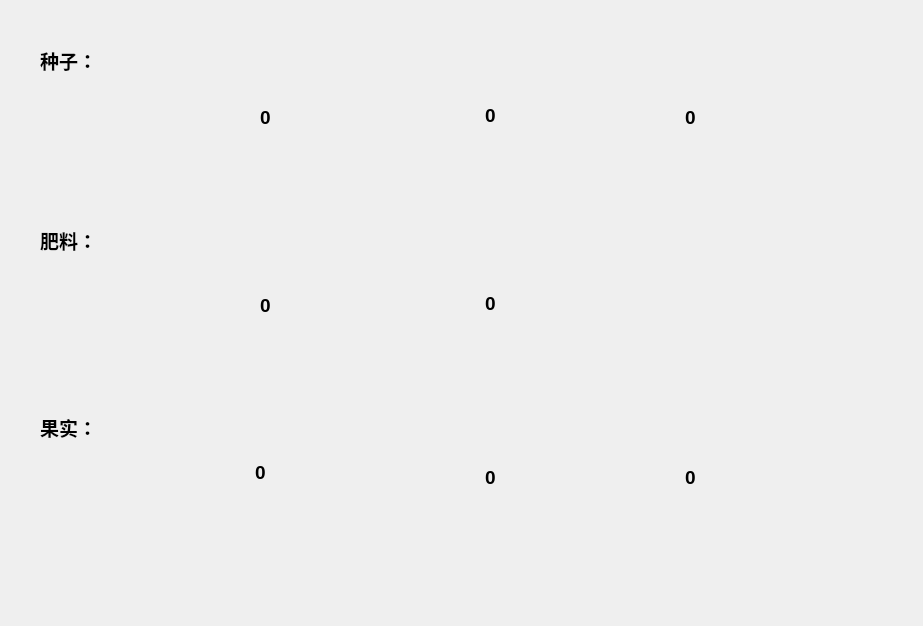
<?xml version="1.0" encoding="UTF-8"?>
<ui version="4.0">
 <class>FarmBackpack</class>
 <widget class="QWidget" name="FarmBackpack">
  <property name="geometry">
   <rect>
    <x>0</x>
    <y>0</y>
    <width>923</width>
    <height>626</height>
   </rect>
  </property>
  <property name="windowTitle">
   <string>Form</string>
  </property>
  <widget class="QLabel" name="label">
   <property name="geometry">
    <rect>
     <x>40</x>
     <y>40</y>
     <width>101</width>
     <height>41</height>
    </rect>
   </property>
   <property name="font">
    <font>
     <pointsize>14</pointsize>
     <weight>75</weight>
     <bold>true</bold>
    </font>
   </property>
   <property name="text">
    <string>种子：</string>
   </property>
  </widget>
  <widget class="QLabel" name="label_2">
   <property name="geometry">
    <rect>
     <x>40</x>
     <y>220</y>
     <width>101</width>
     <height>41</height>
    </rect>
   </property>
   <property name="font">
    <font>
     <pointsize>14</pointsize>
     <weight>75</weight>
     <bold>true</bold>
    </font>
   </property>
   <property name="text">
    <string>肥料：</string>
   </property>
  </widget>
  <widget class="QLabel" name="label_3">
   <property name="geometry">
    <rect>
     <x>40</x>
     <y>407</y>
     <width>101</width>
     <height>41</height>
    </rect>
   </property>
   <property name="font">
    <font>
     <pointsize>14</pointsize>
     <weight>75</weight>
     <bold>true</bold>
    </font>
   </property>
   <property name="text">
    <string>果实：</string>
   </property>
  </widget>
  <widget class="QLabel" name="lbSeed1">
   <property name="geometry">
    <rect>
     <x>210</x>
     <y>107</y>
     <width>111</width>
     <height>21</height>
    </rect>
   </property>
   <property name="font">
    <font>
     <pointsize>14</pointsize>
     <weight>75</weight>
     <bold>true</bold>
    </font>
   </property>
   <property name="text">
    <string>0</string>
   </property>
   <property name="alignment">
    <set>Qt::AlignCenter</set>
   </property>
  </widget>
  <widget class="QLabel" name="lbNormal">
   <property name="geometry">
    <rect>
     <x>150</x>
     <y>250</y>
     <width>100</width>
     <height>100</height>
    </rect>
   </property>
   <property name="sizePolicy">
    <sizepolicy hsizetype="Maximum" vsizetype="Maximum">
     <horstretch>0</horstretch>
     <verstretch>0</verstretch>
    </sizepolicy>
   </property>
   <property name="minimumSize">
    <size>
     <width>100</width>
     <height>100</height>
    </size>
   </property>
   <property name="maximumSize">
    <size>
     <width>100</width>
     <height>100</height>
    </size>
   </property>
   <property name="text">
    <string/>
   </property>
   <property name="pixmap">
    <pixmap resource="farmresouces.qrc">:/FarmResources/FarmResources/goodFertilizer_1.png</pixmap>
   </property>
  </widget>
  <widget class="QLabel" name="lbGood">
   <property name="geometry">
    <rect>
     <x>390</x>
     <y>250</y>
     <width>100</width>
     <height>100</height>
    </rect>
   </property>
   <property name="sizePolicy">
    <sizepolicy hsizetype="Maximum" vsizetype="Maximum">
     <horstretch>0</horstretch>
     <verstretch>0</verstretch>
    </sizepolicy>
   </property>
   <property name="minimumSize">
    <size>
     <width>100</width>
     <height>100</height>
    </size>
   </property>
   <property name="maximumSize">
    <size>
     <width>100</width>
     <height>100</height>
    </size>
   </property>
   <property name="text">
    <string/>
   </property>
   <property name="pixmap">
    <pixmap resource="farmresouces.qrc">:/FarmResources/FarmResources/nornalFertilizer_1.png</pixmap>
   </property>
  </widget>
  <widget class="QLabel" name="lbf1">
   <property name="geometry">
    <rect>
     <x>210</x>
     <y>290</y>
     <width>111</width>
     <height>31</height>
    </rect>
   </property>
   <property name="font">
    <font>
     <pointsize>14</pointsize>
     <weight>75</weight>
     <bold>true</bold>
    </font>
   </property>
   <property name="text">
    <string>0</string>
   </property>
   <property name="alignment">
    <set>Qt::AlignCenter</set>
   </property>
  </widget>
  <widget class="QLabel" name="lbf11">
   <property name="geometry">
    <rect>
     <x>190</x>
     <y>457</y>
     <width>141</width>
     <height>31</height>
    </rect>
   </property>
   <property name="font">
    <font>
     <pointsize>14</pointsize>
     <weight>75</weight>
     <bold>true</bold>
    </font>
   </property>
   <property name="text">
    <string>0</string>
   </property>
   <property name="alignment">
    <set>Qt::AlignCenter</set>
   </property>
  </widget>
  <widget class="QLabel" name="lbf2">
   <property name="geometry">
    <rect>
     <x>450</x>
     <y>288</y>
     <width>81</width>
     <height>30</height>
    </rect>
   </property>
   <property name="font">
    <font>
     <pointsize>14</pointsize>
     <weight>75</weight>
     <bold>true</bold>
    </font>
   </property>
   <property name="text">
    <string>0</string>
   </property>
   <property name="alignment">
    <set>Qt::AlignCenter</set>
   </property>
  </widget>
  <widget class="QLabel" name="lbf22">
   <property name="geometry">
    <rect>
     <x>450</x>
     <y>467</y>
     <width>81</width>
     <height>21</height>
    </rect>
   </property>
   <property name="font">
    <font>
     <pointsize>14</pointsize>
     <weight>75</weight>
     <bold>true</bold>
    </font>
   </property>
   <property name="text">
    <string>0</string>
   </property>
   <property name="alignment">
    <set>Qt::AlignCenter</set>
   </property>
  </widget>
  <widget class="QLabel" name="lbSeed2">
   <property name="geometry">
    <rect>
     <x>450</x>
     <y>100</y>
     <width>81</width>
     <height>31</height>
    </rect>
   </property>
   <property name="font">
    <font>
     <pointsize>14</pointsize>
     <weight>75</weight>
     <bold>true</bold>
    </font>
   </property>
   <property name="text">
    <string>0</string>
   </property>
   <property name="alignment">
    <set>Qt::AlignCenter</set>
   </property>
  </widget>
  <widget class="QLabel" name="lbf33">
   <property name="geometry">
    <rect>
     <x>650</x>
     <y>467</y>
     <width>81</width>
     <height>21</height>
    </rect>
   </property>
   <property name="font">
    <font>
     <pointsize>14</pointsize>
     <weight>75</weight>
     <bold>true</bold>
    </font>
   </property>
   <property name="text">
    <string>0</string>
   </property>
   <property name="alignment">
    <set>Qt::AlignCenter</set>
   </property>
  </widget>
  <widget class="QLabel" name="lbSeed3">
   <property name="geometry">
    <rect>
     <x>650</x>
     <y>107</y>
     <width>81</width>
     <height>21</height>
    </rect>
   </property>
   <property name="font">
    <font>
     <pointsize>14</pointsize>
     <weight>75</weight>
     <bold>true</bold>
    </font>
   </property>
   <property name="text">
    <string>0</string>
   </property>
   <property name="alignment">
    <set>Qt::AlignCenter</set>
   </property>
  </widget>
  <widget class="QLabel" name="lbStrawberry_3">
   <property name="geometry">
    <rect>
     <x>600</x>
     <y>90</y>
     <width>100</width>
     <height>48</height>
    </rect>
   </property>
   <property name="sizePolicy">
    <sizepolicy hsizetype="Maximum" vsizetype="Expanding">
     <horstretch>0</horstretch>
     <verstretch>0</verstretch>
    </sizepolicy>
   </property>
   <property name="minimumSize">
    <size>
     <width>100</width>
     <height>0</height>
    </size>
   </property>
   <property name="text">
    <string/>
   </property>
   <property name="pixmap">
    <pixmap resource="farmresouces.qrc">:/FarmResources/FarmResources/strawberry.png</pixmap>
   </property>
  </widget>
  <widget class="QLabel" name="lbTomato_2">
   <property name="geometry">
    <rect>
     <x>390</x>
     <y>450</y>
     <width>100</width>
     <height>48</height>
    </rect>
   </property>
   <property name="sizePolicy">
    <sizepolicy hsizetype="Maximum" vsizetype="Expanding">
     <horstretch>0</horstretch>
     <verstretch>0</verstretch>
    </sizepolicy>
   </property>
   <property name="minimumSize">
    <size>
     <width>100</width>
     <height>0</height>
    </size>
   </property>
   <property name="text">
    <string/>
   </property>
   <property name="pixmap">
    <pixmap resource="farmresouces.qrc">:/FarmResources/FarmResources/tomato.png</pixmap>
   </property>
  </widget>
  <widget class="QLabel" name="lbChili_2">
   <property name="geometry">
    <rect>
     <x>150</x>
     <y>450</y>
     <width>100</width>
     <height>48</height>
    </rect>
   </property>
   <property name="sizePolicy">
    <sizepolicy hsizetype="Maximum" vsizetype="Expanding">
     <horstretch>0</horstretch>
     <verstretch>0</verstretch>
    </sizepolicy>
   </property>
   <property name="minimumSize">
    <size>
     <width>100</width>
     <height>0</height>
    </size>
   </property>
   <property name="text">
    <string/>
   </property>
   <property name="pixmap">
    <pixmap resource="farmresouces.qrc">:/FarmResources/FarmResources/chili.png</pixmap>
   </property>
  </widget>
  <widget class="QLabel" name="lbStrawberry_2">
   <property name="geometry">
    <rect>
     <x>600</x>
     <y>450</y>
     <width>100</width>
     <height>48</height>
    </rect>
   </property>
   <property name="sizePolicy">
    <sizepolicy hsizetype="Maximum" vsizetype="Expanding">
     <horstretch>0</horstretch>
     <verstretch>0</verstretch>
    </sizepolicy>
   </property>
   <property name="minimumSize">
    <size>
     <width>100</width>
     <height>0</height>
    </size>
   </property>
   <property name="text">
    <string/>
   </property>
   <property name="pixmap">
    <pixmap resource="farmresouces.qrc">:/FarmResources/FarmResources/strawberry.png</pixmap>
   </property>
  </widget>
  <widget class="QLabel" name="lbTomato">
   <property name="geometry">
    <rect>
     <x>390</x>
     <y>90</y>
     <width>100</width>
     <height>48</height>
    </rect>
   </property>
   <property name="sizePolicy">
    <sizepolicy hsizetype="Maximum" vsizetype="Expanding">
     <horstretch>0</horstretch>
     <verstretch>0</verstretch>
    </sizepolicy>
   </property>
   <property name="minimumSize">
    <size>
     <width>100</width>
     <height>0</height>
    </size>
   </property>
   <property name="text">
    <string/>
   </property>
   <property name="pixmap">
    <pixmap resource="farmresouces.qrc">:/FarmResources/FarmResources/tomato.png</pixmap>
   </property>
  </widget>
  <widget class="QLabel" name="lbChili">
   <property name="geometry">
    <rect>
     <x>150</x>
     <y>90</y>
     <width>100</width>
     <height>48</height>
    </rect>
   </property>
   <property name="sizePolicy">
    <sizepolicy hsizetype="Maximum" vsizetype="Expanding">
     <horstretch>0</horstretch>
     <verstretch>0</verstretch>
    </sizepolicy>
   </property>
   <property name="minimumSize">
    <size>
     <width>100</width>
     <height>0</height>
    </size>
   </property>
   <property name="text">
    <string/>
   </property>
   <property name="pixmap">
    <pixmap resource="farmresouces.qrc">:/FarmResources/FarmResources/chili.png</pixmap>
   </property>
  </widget>
 </widget>
 <resources>
  <include location="farmresouces.qrc"/>
 </resources>
 <connections/>
</ui>
